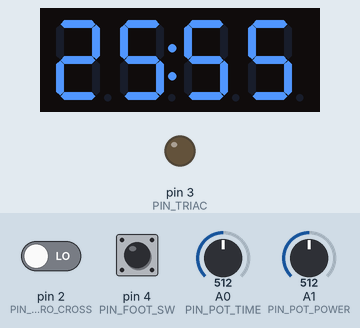
Simulated run of this sketch. Board: Arduino Nano, built with avr-gcc and run on an emulated ATmega328P. Shown: 4-digit seven-segment display, output pins drawn as LEDs (lit = HIGH). The inputs (shaded band) are chosen by the test bench; at power-on: A0 (PIN_POT_TIME) = 512, A1 (PIN_POT_POWER) = 512, pin 2 (PIN_ZERO_CROSS) LOW, pin 4 (PIN_FOOT_SW) HIGH.

Above: at 2.2 s.
2.3 s: A0 (PIN_POT_TIME) set to 490
At 3.5 s:
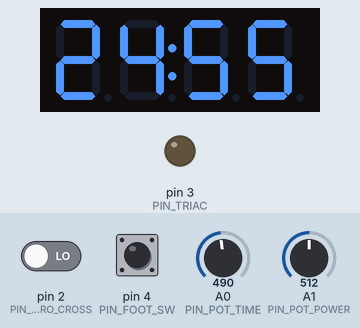
3.8 s: A1 (PIN_POT_POWER) set to 490
At 4.4 s:
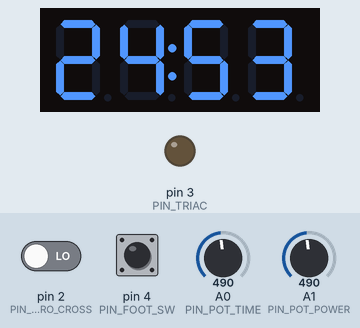
5.3 s: A0 (PIN_POT_TIME) set to 510
At 6.5 s:
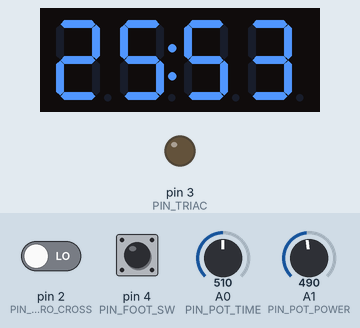
6.8 s: A1 (PIN_POT_POWER) set to 510
At 8.0 s:
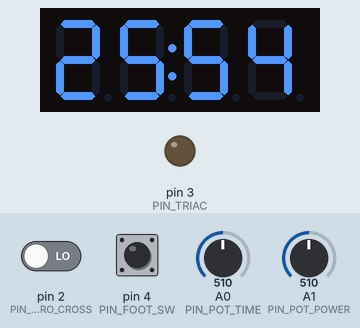
8.3 s: A0 (PIN_POT_TIME) set to 306
At 8.8 s:
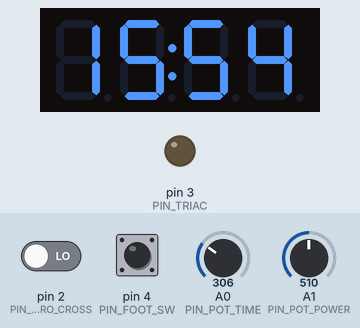
9.8 s: A1 (PIN_POT_POWER) set to 306
At 10.5 s:
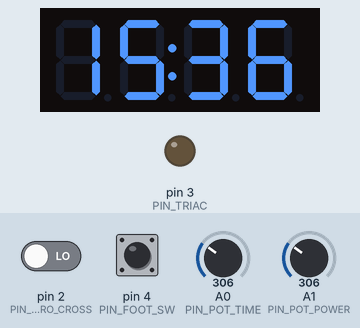
Timing chart, 0 to 12.3 s (numbered marks = the images above; inputs shaded):
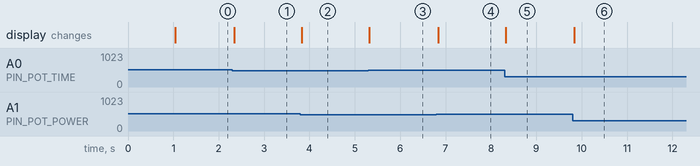

Measured:
- after the input at 2.3 s, the display: changes at once (image 1)
- after the input at 3.8 s, the display: changes at once (image 2)
- after the input at 5.3 s, the display: changes at once (image 3)
- after the input at 6.8 s, the display: changes at once (image 4)
- after the input at 8.3 s, the display: changes at once (image 5)
- after the input at 9.8 s, the display: changes at once (image 6)

The sketch:

Spot_Welder_Firmware_ino.ino
```cpp
#include <TM1637Display.h>

/*
 * SPOT WELDER CONTROLLER (Arduino Nano)
 * Controls 800W Transformer via Triac with Phase Angle Control
 */

// --- Hardware Pin Definitions ---
const int PIN_ZERO_CROSS = 2;  // Must be Interrupt Pin (INT0)
const int PIN_TRIAC      = 3;  // Trigger pin
const int PIN_FOOT_SW    = 4;  // Foot switch
const int PIN_CLK        = 5;  // Display CLK
const int PIN_DIO        = 6;  // Display DIO
const int PIN_POT_TIME   = A0; // Time adjustment
const int PIN_POT_POWER  = A1; // Power (Phase) adjustment

// --- Settings ---
const int MIN_TIME_MS = 10;    // Minimum weld time (1 cycle approx 20ms)
const int MAX_TIME_MS = 500;   // Maximum weld time
const int DEBOUNCE_MS = 500;   // Foot switch debounce

// --- Objects ---
TM1637Display display(PIN_CLK, PIN_DIO);

// --- Global Variables ---
volatile bool zeroCrossDetected = false;
volatile int firingDelay = 0;       // Delay in microseconds before firing Triac
volatile bool weldingActive = false; // Is welding currently happening?

int setTimeVal = 0;   // Time setting (0-100) -> maps to ms
int setPowerVal = 0;  // Power setting (0-100%)
unsigned long lastWeldTime = 0;

void setup() {
  pinMode(PIN_TRIAC, OUTPUT);
  digitalWrite(PIN_TRIAC, LOW);

  pinMode(PIN_FOOT_SW, INPUT_PULLUP);
  pinMode(PIN_ZERO_CROSS, INPUT);

  // Setup Interrupt for Zero Crossing
  attachInterrupt(digitalPinToInterrupt(PIN_ZERO_CROSS), zeroCrossISR, RISING);

  display.setBrightness(0x0f); // Max brightness

  // Show "Hi" on startup
  uint8_t data[] = {
    SEG_B | SEG_C | SEG_E | SEG_F | SEG_G, // H
    SEG_E | SEG_F,                         // I
    0, 0
  };
  display.setSegments(data);
  delay(1000);
}

// Interrupt Service Routine: Runs every time AC wave crosses zero
void zeroCrossISR() {
  if (weldingActive) {
    // Phase Control Logic:
    // 50Hz AC = 10ms half cycle (10,000us)
    // 100% Power = Fire immediately (0us delay)
    // 10% Power = Fire late (e.g. 9000us delay)

    // Using delayMicroseconds inside ISR is generally not recommended for complex tasks,
    // but for simple Phase Control with dedicated MCU, it is the most precise method without timers.

    if (firingDelay > 0) {
      delayMicroseconds(firingDelay);
    }

    // Fire Triac
    digitalWrite(PIN_TRIAC, HIGH);
    delayMicroseconds(50); // Short pulse to trigger
    digitalWrite(PIN_TRIAC, LOW);
  }
}

void loop() {
  readPotentiometers();
  updateDisplay();

  // Check Trigger
  if (digitalRead(PIN_FOOT_SW) == LOW) {
    if (millis() - lastWeldTime > DEBOUNCE_MS) {
      performWeld();
      lastWeldTime = millis();
    }
  }
}

void readPotentiometers() {
  // Read Time (Map 0-1023 to 1-50 pulses approx)
  // Let's display 01-99 for user friendly interface
  int rawTime = analogRead(PIN_POT_TIME);
  setTimeVal = map(rawTime, 0, 1023, 1, 50); // 1 = 20ms (1 cycle), 50 = 1000ms

  // Read Power (Map 0-1023 to 0-100%)
  int rawPower = analogRead(PIN_POT_POWER);
  setPowerVal = map(rawPower, 0, 1023, 10, 100); // 10% to 100%

  // Calculate Firing Delay for ISR
  // 50Hz AC half wave is 10000us.
  // We leave some margin: 0us (100%) to 8500us (Low power)
  // Inverse relationship: High power = Low delay
  firingDelay = map(setPowerVal, 100, 10, 100, 8500);
}

void updateDisplay() {
  // Display format: Time on left (2 digits), Power on right (2 digits)
  // Example: "10.99" -> Time level 10, Power 99%
  int dispNum = (setTimeVal * 100) + setPowerVal;
  display.showNumberDecEx(dispNum, 0b01000000, true); // Turn on colon
}

void performWeld() {
  // Calculate total duration in milliseconds
  // Assuming 1 unit of setTimeVal is roughly 20ms (1 AC cycle @ 50Hz)
  unsigned long weldDuration = setTimeVal * 20;

  weldingActive = true;
  delay(weldDuration); // Use simple delay while ISR handles the phase chopping
  weldingActive = false;

  // Safety: Ensure Triac is off
  digitalWrite(PIN_TRIAC, LOW);
}
```
